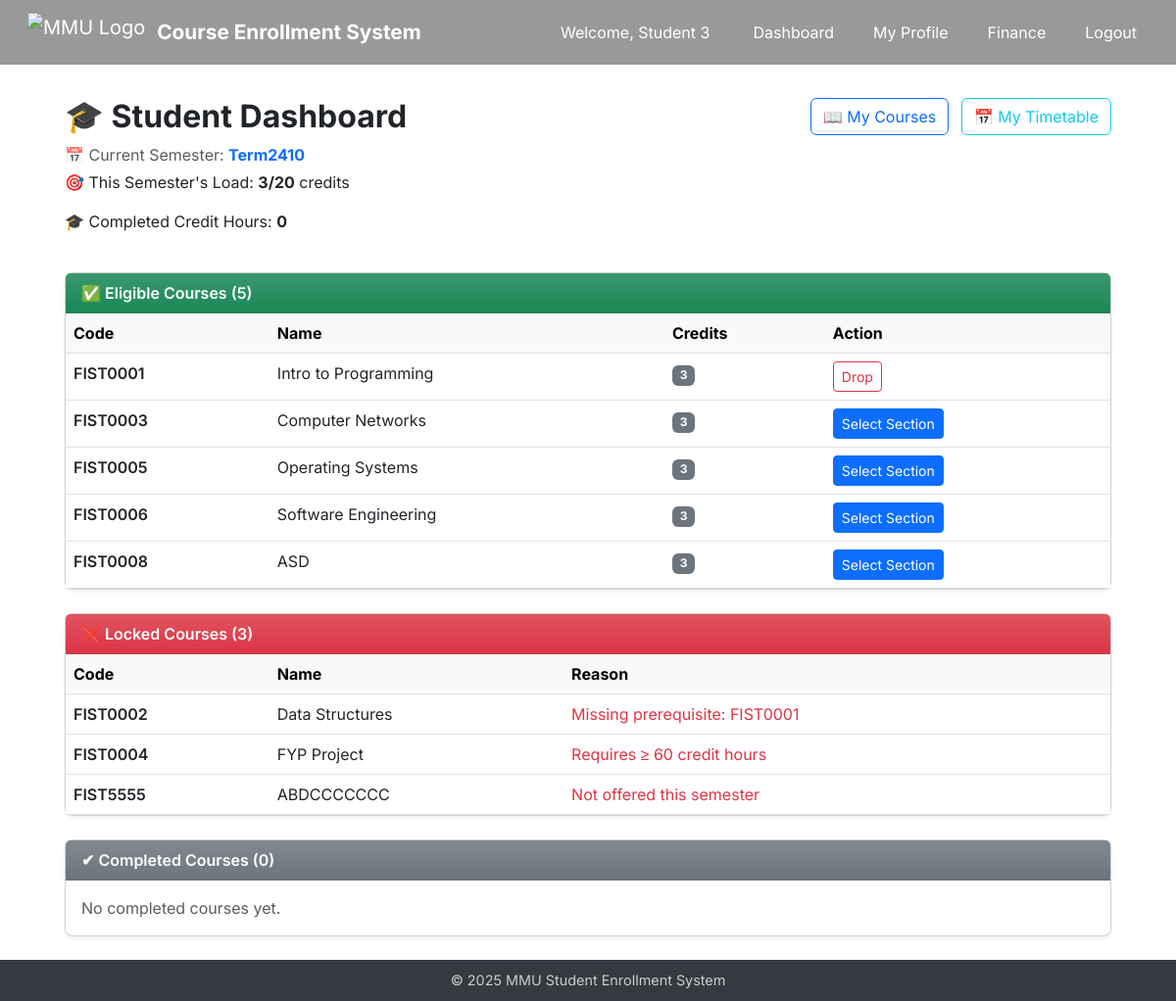
The app's page /dashboard (signed in) with its own data.
### app/models.py (models this page shows, shortened)
class Student(UserMixin, db.Model):
    id = db.Column(db.Integer, primary_key=True)
    name = db.Column(db.String(64))
    email = db.Column(db.String(120), unique=True)
    department = db.Column(db.String(64))
    password_hash = db.Column(db.String(128))
    scholarship_percentage = db.Column(db.Integer, default=0)
    enrollments = db.relationship('Enrollment', backref='student', lazy=True)
    @property
    def is_admin(self):
        return False
    @property
    def is_student(self):
        return True

class SystemSetting(db.Model):
    id = db.Column(db.Integer, primary_key=True)
    key = db.Column(db.String(64), unique=True, nullable=False)
    value = db.Column(db.String(128), nullable=False)

class Course(db.Model):
    id = db.Column(db.Integer, primary_key=True)
    course_code = db.Column(db.String(10), unique=True)
    course_name = db.Column(db.String(128))
    description = db.Column(db.Text)
    credits = db.Column(db.Integer)
    semester = db.Column(db.String(64))
    department = db.Column(db.String(64))
    prerequisite_id = db.Column(db.Integer, db.ForeignKey('course.id'))
    prerequisite = db.relationship("Course", remote_side=[id])
    enrollments = db.relationship('Enrollment', backref='course', lazy=True)
    sections = db.relationship('Section', back_populates='course', cascade='all, delete')

### app/routes.py (the view)
@main.route("/dashboard")
@login_required
def dashboard():
    if not current_user.is_student:
        abort(403)
    student = current_user
    student_id = student.id
    setting = SystemSetting.query.filter_by(key="open_semester").first()
    open_semester = setting.value if setting else "Term2410"
    completed_courses = db.session.query(Course).join(Section).join(Enrollment).filter(
        Enrollment.student_id == student_id,
        Course.semester < open_semester
    ).distinct().all()
    completed_course_ids = {c.id for c in completed_courses}
    total_credits = sum(c.credits for c in completed_courses)
    all_courses = Course.query.filter_by(department=student.department).all()
    eligible_courses = []
    locked_courses = []
    for course in all_courses:
        if course.id in completed_course_ids:
            continue
        if course.semester != open_semester:
            locked_courses.append((course, "Not offered this semester"))
            continue
        if course.prerequisite and course.prerequisite.id not in completed_course_ids:
            locked_courses.append((course, f"Missing prerequisite: {course.prerequisite.course_code}"))
            continue
        if course.course_name.startswith("FYP") and total_credits < 60:
            locked_courses.append((course, "Requires ≥ 60 credit hours"))
            continue
        eligible_courses.append(course)
    current_enrollments = Enrollment.query.join(Section).join(Course).filter(
        Enrollment.student_id == student_id,
        Course.semester == open_semester
    ).all()
    seen_course_ids = set()
    current_semester_credits = 0
    for e in current_enrollments:
        course = e.section.course
        if course and course.id not in seen_course_ids:
            current_semester_credits += course.credits
            seen_course_ids.add(course.id)
    max_credits = 20  # 可未来配置为 SystemSetting 获取
    enrolled_section_ids = [e.section_id for e in Enrollment.query.filter_by(student_id=student_id).all()]
    enrolled_section_objs = Section.query.filter(Section.id.in_(enrolled_section_ids)).all()
    enrolled_course_ids = list({s.course_id for s in enrolled_section_objs})
    return render_template("student/dashboard.html",
        eligible_courses=eligible_courses,
        locked_courses=locked_courses,
        completed_courses=completed_courses,
        total_credits=total_credits,
        current_semester_credits=current_semester_credits,
        max_credits=max_credits,
        open_semester=open_semester,
        enrolled_course_ids=enrolled_course_ids
    )

### app/templates/student/dashboard.html (shortened to what this page needs)
{% extends "base.html" %}
{% block content %}
<div class="container-fluid px-4">
  <div class="row mb-4">
    <div class="col-lg-8">
      <h2 class="fw-bold">🎓 Student Dashboard</h2>
      <p class="text-muted mb-1">📅 Current Semester: <strong class="text-primary">{{ open_semester }}</strong></p>
      <p>🎯 This Semester's Load: <strong>{{ current_semester_credits }}/{{ max_credits }}</strong> credits</p>
      <p>🎓 Completed Credit Hours: <strong>{{ total_credits }}</strong></p>
    </div>
    <div class="col-lg-4 text-end">
      <a href="{{ url_for('main.my_courses') }}" class="btn btn-outline-primary me-2">📖 My Courses</a>
      <a href="{{ url_for('main.timetable') }}" class="btn btn-outline-info">📅 My Timetable</a>
    </div>
  </div>
  <div class="card shadow-sm rounded-3 mb-4">
    <div class="card-header bg-success bg-gradient text-white fw-semibold">
      ✅ Eligible Courses ({{ eligible_courses|length }})
    </div>
    <div class="card-body p-0">
      {% if eligible_courses %}
      <table class="table table-hover mb-0">
        <thead class="table-light">
          <tr>
            <th>Code</th><th>Name</th><th>Credits</th><th>Action</th>
          </tr>
        </thead>
        <tbody>
          {% for course in eligible_courses %}
          <tr>
            <td class="fw-semibold">{{ course.course_code }}</td>
            <td>{{ course.course_name }}</td>
            <td><span class="badge bg-secondary">{{ course.credits }}</span></td>
            <td>
              {% if course.id in enrolled_course_ids %}
              <a href="{{ url_for('main.drop', course_id=course.id) }}" class="btn btn-sm btn-outline-danger">Drop</a>
              {% else %}
              <a href="{{ url_for('main.course_detail', course_id=course.id) }}" class="btn btn-sm btn-primary">Select Section</a>
              {% endif %}
            </td>
          </tr>
          {% endfor %}
        </tbody>
      </table>
      {% else %}
      <div class="p-3 text-muted">No eligible courses this semester.</div>
      {% endif %}
    </div>
  </div>
  <div class="card shadow-sm rounded-3 mb-4">
    <div class="card-header bg-danger bg-gradient text-white fw-semibold">
      ❌ Locked Courses ({{ locked_courses|length }})
    </div>
    <div class="card-body p-0">
      {% if locked_courses %}
      <table class="table table-hover mb-0">
        <thead class="table-light">
          <tr>
            <th>Code</th><th>Name</th><th>Reason</th>
          </tr>
        </thead>
        <tbody>
          {% for course, reason in locked_courses %}
          <tr>
            <td class="fw-semibold">{{ course.course_code }}</td>
            <td>{{ course.course_name }}</td>
            <td class="text-danger">{{ reason }}</td>
          </tr>
          {% endfor %}
        </tbody>
      </table>
      {% else %}
      <div class="p-3 text-muted">No locked courses.</div>
      {% endif %}
    </div>
  </div>
  <div class="card shadow-sm rounded-3 mb-4">
    <div class="card-header bg-secondary bg-gradient text-white fw-semibold">
      ✔ Completed Courses ({{ completed_courses|length }})
    </div>
    <div class="card-body">
      {% if completed_courses %}
      <ul class="list-group list-group-flush">
        {% for course in completed_courses %}
        <li class="list-group-item d-flex justify-content-between align-items-center">
          {{ course.course_code }} - {{ course.course_name }}
          <span class="badge bg-dark">{{ course.credits }} credits</span>
        </li>
        {% endfor %}
      </ul>
      {% else %}
      <div class="text-muted">No completed courses yet.</div>
      {% endif %}
    </div>
  </div>
</div>
{% endblock %}

### app/templates/base.html (shortened to what this page needs)
<!DOCTYPE html>
<html lang="en">
<head>
  <link href="https://cdn.jsdelivr.net/npm/bootstrap@5.3.0/dist/css/bootstrap.min.css" rel="stylesheet">
</head>
<body>
<nav id="navbar" class="navbar navbar-expand-lg navbar-dark navbar-transparent fixed-top px-3" style="background-color: rgba(0,0,0,0.4);">
  <div class="container-fluid">
    <a class="navbar-brand d-flex align-items-center" href="{{ url_for('main.index') }}">
      <img src="{{ url_for('static', filename='image/Multimedia_University_secondary_logo_2020.png') }}" alt="MMU Logo">
      <span>Course Enrollment System</span>
    </a>
    <div class="ms-auto d-flex align-items-center">
      {% if current_user.is_authenticated %}
        <span class="text-white me-3">
          Welcome, {{ current_user.username if current_user.is_admin else current_user.name }}
        </span>
        {% if current_user.is_admin %}
          <a class="btn btn-nav" href="{{ url_for('main.admin_dashboard') }}">Dashboard</a>
          <a class="btn btn-nav" href="{{ url_for('main.admin_all_students') }}">All Students</a>
          <a class="btn btn-nav" href="{{ url_for('main.admin_logout') }}">Logout</a>
        {% elif current_user.is_student %}
          <a class="btn btn-nav" href="{{ url_for('main.dashboard') }}">Dashboard</a>
          <a class="btn btn-nav" href="{{ url_for('main.profile') }}">My Profile</a>
          <a class="btn btn-nav" href="{{ url_for('main.finance') }}">Finance</a>
          <a class="btn btn-nav" href="{{ url_for('main.logout') }}">Logout</a>
        {% endif %}
      {% else %}
        <a class="btn btn-nav" href="{{ url_for('main.register') }}">Register</a>
        <a class="btn btn-nav" href="{{ url_for('main.login') }}">Student Login</a>
        <a class="btn btn-nav" href="{{ url_for('main.admin_login') }}">Admin Login</a>
      {% endif %}
    </div>
  </div>
</nav>
<main class="{% if request.endpoint == 'main.index' %}{% else %}container{% endif %}" style="padding-top: 100px;">
  {% block content %}{% endblock %}
</main>
<footer>
  © 2025 MMU Student Enrollment System
</footer>
</body>
</html>

### app/templates/base.html (style rules this page uses)
body { margin: 0; padding: 0; min-height: 100vh; display: flex; flex-direction: column; font-family: 'Inter', sans-serif; background-color: transparent; }
main { flex: 1; }
footer { background: #343a40; color: #ccc; text-align: center; padding: 10px 0; font-size: 0.9rem; }
.navbar-transparent { background-color: rgba(0, 0, 0, 0.4) !important; backdrop-filter: blur(2px); -webkit-backdrop-filter: blur(2px); box-shadow: none !important; border: none !important; }
.navbar-brand img { height: 40px; margin-right: 12px; }
.navbar-brand span { color: white; font-size: 1.3rem; font-weight: bold; }
.btn-nav { background: transparent; color: white; border: none; font-size: 1rem; margin-left: 1rem; }

### records on screen
Student: name "Student 3"
SystemSetting: value "Term2410"
Course: course_code "FIST0001", course_name "Intro to Programming", credits "3"
Course: course_code "FIST0003", course_name "Computer Networks", credits "3"
Course: course_code "FIST0005", course_name "Operating Systems", credits "3"
Course: course_code "FIST0006", course_name "Software Engineering", credits "3"
Course: course_code "FIST0008", course_name "ASD", credits "3"
Course: course_code "FIST0002", course_name "Data Structures", reason "Missing prerequisite: FIST0001"
Course: course_code "FIST0004", course_name "FYP Project", reason "Requires ≥ 60 credit hours"
Course: course_code "FIST5555", course_name "ABDCCCCCCC", reason "Not offered this semester"

### other values on screen
{{ current_semester_credits }} "3"
{{ max_credits }} "20"
{{ total_credits }} "0"
{{ eligible_courses|length }} "5"
{{ locked_courses|length }} "3"
{{ completed_courses|length }} "0"
